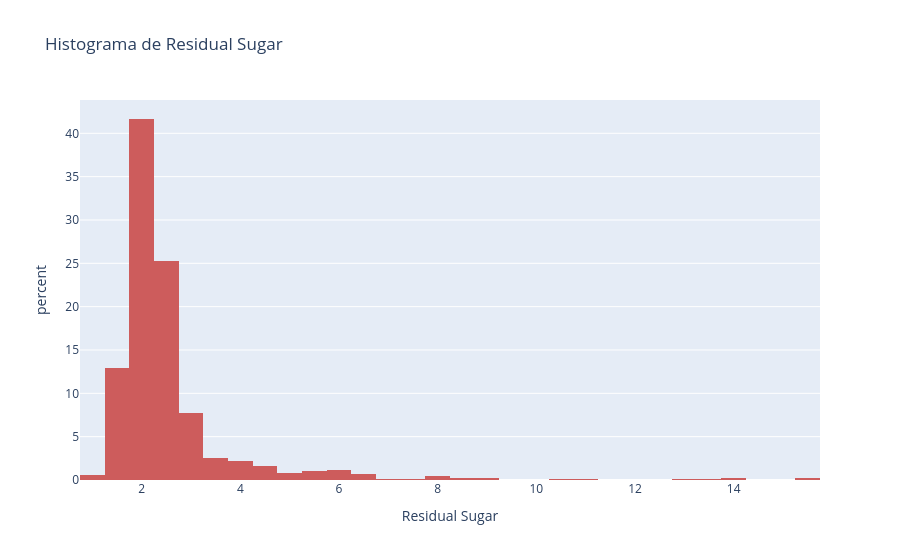

Write notebook code for a chart like this one.
### Code cell
px.histogram(df,
             x='residual sugar',
             title='Histograma de Residual Sugar',
             color_discrete_sequence=['indianred'],
             labels={'residual sugar': 'Residual Sugar'},
             barmode="group",
             histnorm="percent", 
             nbins=60).show()

### Figure 1 — Plotly figure (JSON) as saved in the notebook; plotly's stock layout.template omitted (floating-point values rounded to 4 significant figures; data arrays with more than 128 entries replaced by an {"elided": "..."} marker saying what was removed)
{"data": [{"alignmentgroup": "True", "bingroup": "x", "histnorm": "percent", "hovertemplate": "Residual Sugar=%{x}<br>percent=%{y}<extra></extra>", "legendgroup": "", "marker": {"color": "indianred", "pattern": {"shape": ""}}, "name": "", "nbinsx": 60, "offsetgroup": "", "orientation": "v", "showlegend": false, "type": "histogram", "x": {"elided": "1587 float values"}, "xaxis": "x", "yaxis": "y"}], "layout": {"barmode": "group", "legend": {"tracegroupgap": 0}, "title": {"text": "Histograma de Residual Sugar"}, "xaxis": {"anchor": "y", "domain": [0, 1], "title": {"text": "Residual Sugar"}}, "yaxis": {"anchor": "x", "domain": [0, 1], "title": {"text": "percent"}}}}
